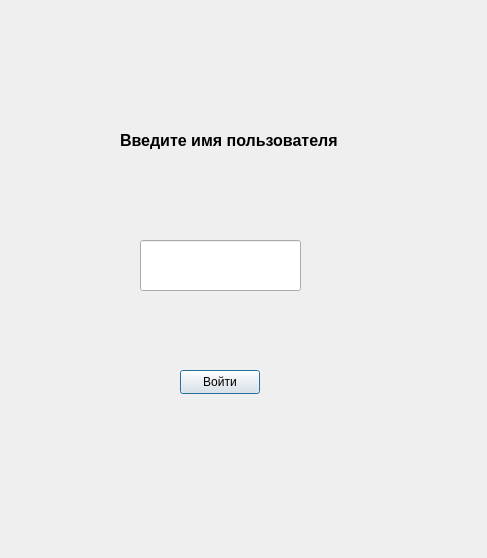
<?xml version="1.0" encoding="UTF-8"?>
<ui version="4.0">
 <class>logindialog</class>
 <widget class="QDialog" name="logindialog">
  <property name="geometry">
   <rect>
    <x>0</x>
    <y>0</y>
    <width>487</width>
    <height>558</height>
   </rect>
  </property>
  <property name="windowTitle">
   <string>Dialog</string>
  </property>
  <widget class="QPushButton" name="pushButton">
   <property name="geometry">
    <rect>
     <x>180</x>
     <y>370</y>
     <width>80</width>
     <height>24</height>
    </rect>
   </property>
   <property name="text">
    <string>Войти</string>
   </property>
  </widget>
  <widget class="QLineEdit" name="lineEdit">
   <property name="geometry">
    <rect>
     <x>140</x>
     <y>240</y>
     <width>161</width>
     <height>51</height>
    </rect>
   </property>
  </widget>
  <widget class="QLabel" name="label">
   <property name="geometry">
    <rect>
     <x>120</x>
     <y>90</y>
     <width>251</width>
     <height>101</height>
    </rect>
   </property>
   <property name="font">
    <font>
     <pointsize>12</pointsize>
     <bold>true</bold>
    </font>
   </property>
   <property name="text">
    <string>Введите имя пользователя</string>
   </property>
  </widget>
 </widget>
 <resources/>
 <connections/>
</ui>
